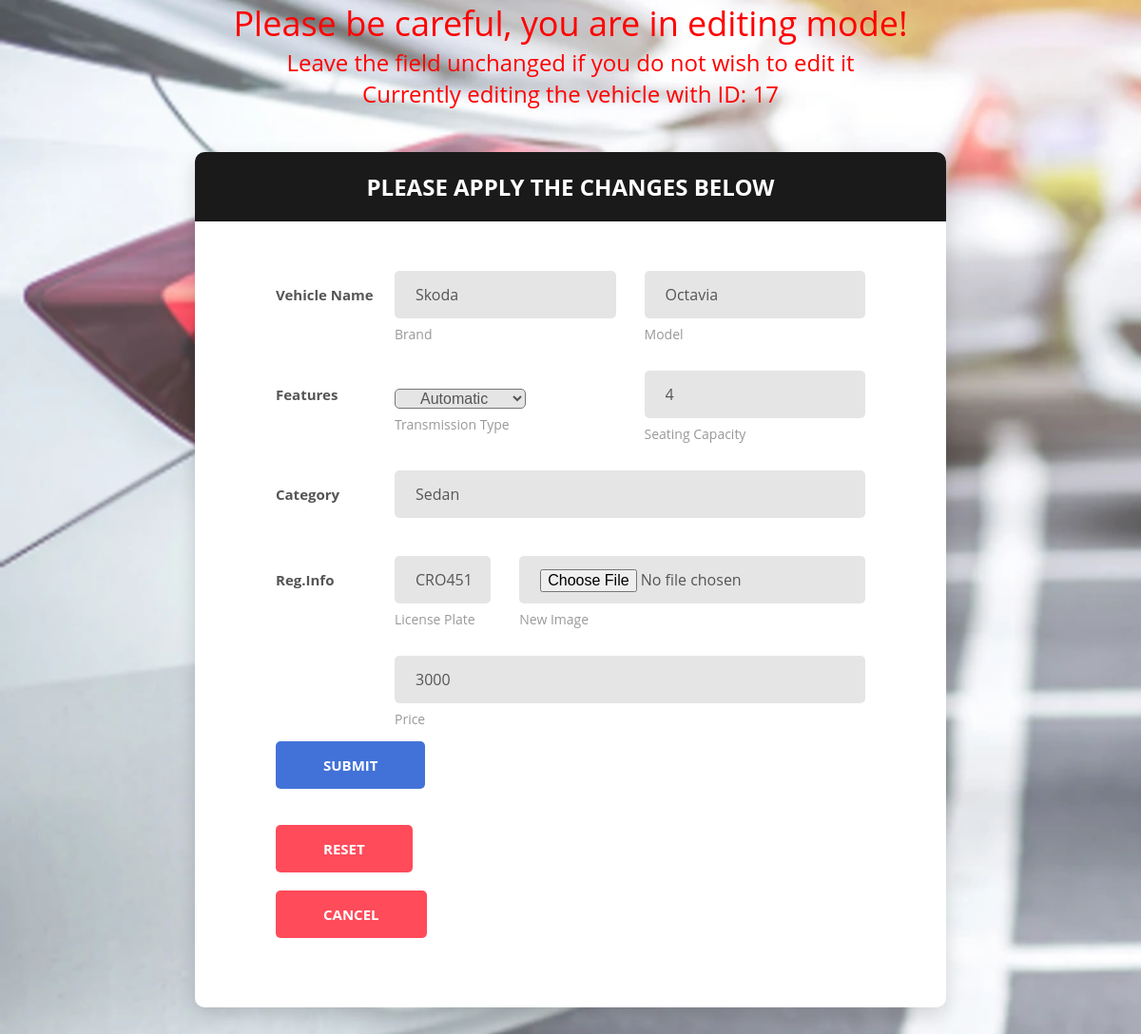
/admin/editcar.php?editing=17 (signed in), run on the app's committed database.
### tables this page shows
CREATE TABLE `vehicles` (
  `vehicleID` int(11) NOT NULL,
  `licenseplate` varchar(255) NOT NULL,
  `brand` varchar(255) NOT NULL,
  `model` varchar(255) NOT NULL,
  `category` varchar(255) NOT NULL,
  `seats` int(11) NOT NULL,
  `transmission` varchar(50) NOT NULL,
  `imgsrc` varchar(255) NOT NULL,
  `price` int(11) NOT NULL
);

### admin/editcar.php (the view, shortened to what this page needs)
<?php
include("DBconnection.php");
if(isset($_GET["editing"]))
{
    $id = $_GET["editing"];
    $sqlc = "SELECT * FROM vehicles WHERE vehicleID=$id";
    $result = mysqli_query($conn, $sqlc);
    $vehicle = mysqli_fetch_array($result);
}
?>
<!DOCTYPE html>
<html lang="en">
<head>
    <link rel="stylesheet" href="adminpgstyles/carform.css" media="all">
</head>
<body style="background-image: url('adminpgstyles/signup-bg.webp'); background-size:cover;">
   <div style="text-align: center;">
   <font color="red">
    <h1>Please be careful, you are in editing mode!</h1>
    <h3>Leave the field unchanged if you do not wish to edit it</h3>
    <h3>Currently editing the vehicle with ID: <?php echo $vehicle["vehicleID"]; ?></h3>
   </font>
   </div>
     <div class="page-wrapper p-t-45 p-b-50">
        <div class="wrapper wrapper--w790">
            <div class="card card-5">
                <div class="card-heading">
                    <h2 class="title">Please apply the changes below</h2>
                </div>
                <div class="card-body">
                    <form method="POST" action = "editcar.php" enctype="multipart/form-data">
                        <div class="form-row m-b-55">
                            <div class="name">Vehicle Name</div>
                            <div class="value">
                                <div class="row row-space">
                                    <div class="col-2">
                                        <div class="input-group-desc">
                                            <input class="input--style-5" type="text" name="brandedit" value="<?php echo $vehicle["brand"] ?>";>
                                            <label class="label--desc">Brand</label>
                                        </div>
                                    </div>
                                    <div class="col-2">
                                        <div class="input-group-desc">
                                            <input class="input--style-5" type="text" name="nameedit" value="<?php echo $vehicle["model"] ?>">
                                            <label class="label--desc">Model</label>
                                        </div>
                                    </div>
                                </div>
                            </div>
                        </div>
                        <div class="form-row m-b-55">
                            <div class="name">Features</div>
                            <div class="value">
                                <div class="row row-space">
                                    <div class="col-2">
                                        <div class="input-group-desc">
                                            <br>
                                            <select class="input--style-5" name="transmissionedit">
                                                <?php
                                                if($vehicle["transmission"] == "Manual")
                                                {
                                                    echo '<option value="Manual" selected="true">Manual</option>
                                                          <option value="Automatic">Automatic</option> ';
                                                }
                                                else
                                                {
                                                    echo '<option value="Manual" >Manual</option>
                                                    <option value="Automatic" selected="true">Automatic</option> ';
                                                }
                                                ?>
                                            </select>
                                            <label class="label--desc">Transmission type</label>
                                        </div>
                                    </div>
                                    <div class="col-2">
                                        <div class="input-group-desc">
                                            <input class="input--style-5" type="number" name="seatsedit" min="1" max="100" value="<?php echo $vehicle["seats"]?>">
                                            <label class="label--desc">Seating capacity</label>
                                        </div>
                                    </div>
                                </div>
                            </div>
                        </div>
                        <div class="form-row">
                            <div class="name">Category</div>
                            <div class="value">
                                <div class="input-group">
                                    <input class="input--style-5" type="text" name="categoryedit" value="<?php echo $vehicle["category"]?>">
                                </div>
                            </div>
                        </div>
                        <div class="form-row m-b-55">
                            <div class="name">Reg.Info</div>
                            <div class="value">
                                <div class="row row-refine">
                                    <div class="col-3">
                                        <div class="input-group-desc">
                                            <input class="input--style-5" type="text" name="plateedit" value="<?php echo $vehicle["licenseplate"] ?>">
                                            <label class="label--desc">License plate</label>
                                        </div>
                                    </div>
                                    <div class="col-9">
                                        <div class="input-group-desc">
                                            <input class="input--style-5" type="file" name="image" id="image">
                                            <label class="label--desc">New Image</label>
                                        </div>
                                    </div>
                                </div>
                            </div>
                        </div>
                        <div class="form-row">
                            <div class="value">
                                <div class="input-group">
                                    <input class="input--style-5" type="text" name="priceedit" placeholder="enter a number here" value="<?php echo $vehicle["price"] ?>">
                                    <label class="label--desc">Price</label>
                                </div>
                            </div>
                        </div>
                        <div>
                            <button class="btn btn--radius-2 btn--blue" type="submit" name="carEditSubmission"> SUBMIT</button>
                        </div>
             </form>
             <br>
             <br>
             <div style="width: 26%">
             <?php  echo '<a href="editcar.php?editing='.$vehicle["vehicleID"].'"><button  class="btn btn--radius-2 btn--red">RESET</button></a>'; ?>
             </div>
             <br>
             <div>
             <a href="inspectcars.php?carpage=1"> <button class="btn btn--radius-2 btn--red"> CANCEL </button></a>
             </div>
                </div>
            </div>
        </div>
    </div>
</body>
</html>

### admin/adminpgstyles/carform.css (style rules this page uses)
.row { display: -webkit-box; display: -webkit-flex; display: -moz-box; display: -ms-flexbox; display: flex; -webkit-flex-wrap: wrap; -ms-flex-wrap: wrap; flex-wrap: wrap; }
.row .col-2:last-child .input-group-desc { margin-bottom: 0; }
.row-space { -webkit-box-pack: justify; -webkit-justify-content: space-between; -moz-box-pack: justify; -ms-flex-pack: justify; justify-content: space-between; }
.row-refine { margin: 0 -15px; }
.row-refine .col-3 .input-group-desc, .row-refine .col-9 .input-group-desc { margin-bottom: 0; }
.col-2 { width: -webkit-calc((100% - 30px) / 2); width: -moz-calc((100% - 30px) / 2); width: calc((100% - 30px) / 2); }
.form-row { display: -webkit-box; display: -webkit-flex; display: -moz-box; display: -ms-flexbox; display: flex; -webkit-flex-wrap: wrap; -ms-flex-wrap: wrap; flex-wrap: wrap; -webkit-box-align: center; -webkit-align-items: center; -moz-box-align: center; -ms-flex-align: center; align-items: center; margin-bottom: 40px; }
.form-row .name { width: 125px; color: #555; font-size: 15px; font-weight: 700; }
.form-row .value { width: -webkit-calc(100% - 125px); width: -moz-calc(100% - 125px); width: calc(100% - 125px); }
.col-3, .col-9 { padding: 0 15px; position: relative; width: 100%; min-height: 1px; }
.col-3 { -webkit-box-flex: 0; -webkit-flex: 0 0 25%; -moz-box-flex: 0; -ms-flex: 0 0 25%; flex: 0 0 25%; max-width: 25%; }
.col-9 { -webkit-box-flex: 0; -webkit-flex: 0 0 75%; -moz-box-flex: 0; -ms-flex: 0 0 75%; flex: 0 0 75%; max-width: 75%; }
html { -webkit-box-sizing: border-box; -moz-box-sizing: border-box; box-sizing: border-box; }
* { padding: 0; margin: 0; }
*, *:before, *:after { -webkit-box-sizing: inherit; -moz-box-sizing: inherit; box-sizing: inherit; }
body, h1, h2, h3, h4, h5, h6, blockquote, p, pre, dl, dd, ol, ul, figure, hr, fieldset, legend { margin: 0; padding: 0; }
button { outline: none; background: none; border: none; }
.page-wrapper { min-height: 100vh; }
body { font-family: "Open Sans", "Arial", "Helvetica Neue", sans-serif; font-weight: 400; font-size: 14px; }
h1, h2, h3, h4, h5, h6 { font-weight: 400; }
h1 { font-size: 36px; }
h2 { font-size: 30px; }
h3 { font-size: 24px; }
.p-t-45 { padding-top: 45px; }
.p-b-50 { padding-bottom: 50px; }
.m-b-55 { margin-bottom: 55px; }
.wrapper { margin: 0 auto; }
.wrapper--w790 { max-width: 790px; }
.btn { display: inline-block; line-height: 50px; padding: 0 50px; -webkit-transition: all 0.4s ease; -o-transition: all 0.4s ease; -moz-transition: all 0.4s ease; transition: all 0.4s ease; cursor: pointer; font-size: 15px; text-transform: uppercase; font-weight: 700; color: #fff; font-family: inherit; }
.btn--radius-2 { -webkit-border-radius: 5px; -moz-border-radius: 5px; border-radius: 5px; }
.btn--blue { background: #4272d7; }
.btn--red { background: #ff4b5a; }
input { outline: none; margin: 0; border: none; -webkit-box-shadow: none; -moz-box-shadow: none; box-shadow: none; width: 100%; font-size: 14px; font-family: inherit; }
.input--style-5 { background: #e5e5e5; line-height: 50px; -webkit-border-radius: 5px; -moz-border-radius: 5px; border-radius: 5px; padding: 0 22px; font-size: 16px; color: #555; }
.input-group-desc { position: relative; }
.input-group { position: relative; margin: 0; }
.label--desc { position: absolute; text-transform: capitalize; display: block; color: #999; font-size: 14px; margin: 0; margin-top: 7px; left: 0; }
.title { font-size: 24px; text-transform: uppercase; font-weight: 700; text-align: center; color: #fff; }
.card { -webkit-border-radius: 3px; -moz-border-radius: 3px; border-radius: 3px; background: #fff; }
.card-5 { background: #fff; -webkit-border-radius: 10px; -moz-border-radius: 10px; border-radius: 10px; -webkit-box-shadow: 0px 8px 20px 0px rgba(0, 0, 0, 0.15); -moz-box-shadow: 0px 8px 20px 0px rgba(0, 0, 0, 0.15); box-shadow: 0px 8px 20px 0px rgba(0, 0, 0, 0.15); }
.card-5 .card-heading { padding: 20px 0; background: #1a1a1a; -webkit-border-top-left-radius: 10px; -moz-border-radius-topleft: 10px; border-top-left-radius: 10px; -webkit-border-top-right-radius: 10px; -moz-border-radius-topright: 10px; border-top-right-radius: 10px; }
.card-5 .card-body { padding: 52px 85px; padding-bottom: 73px; }

### data on the page
vehicles: vehicleID "17", brandedit "Skoda", nameedit "Octavia", transmissionedit "Automatic", seatsedit "4", categoryedit "Sedan", plateedit "CRO451", priceedit "3000"
